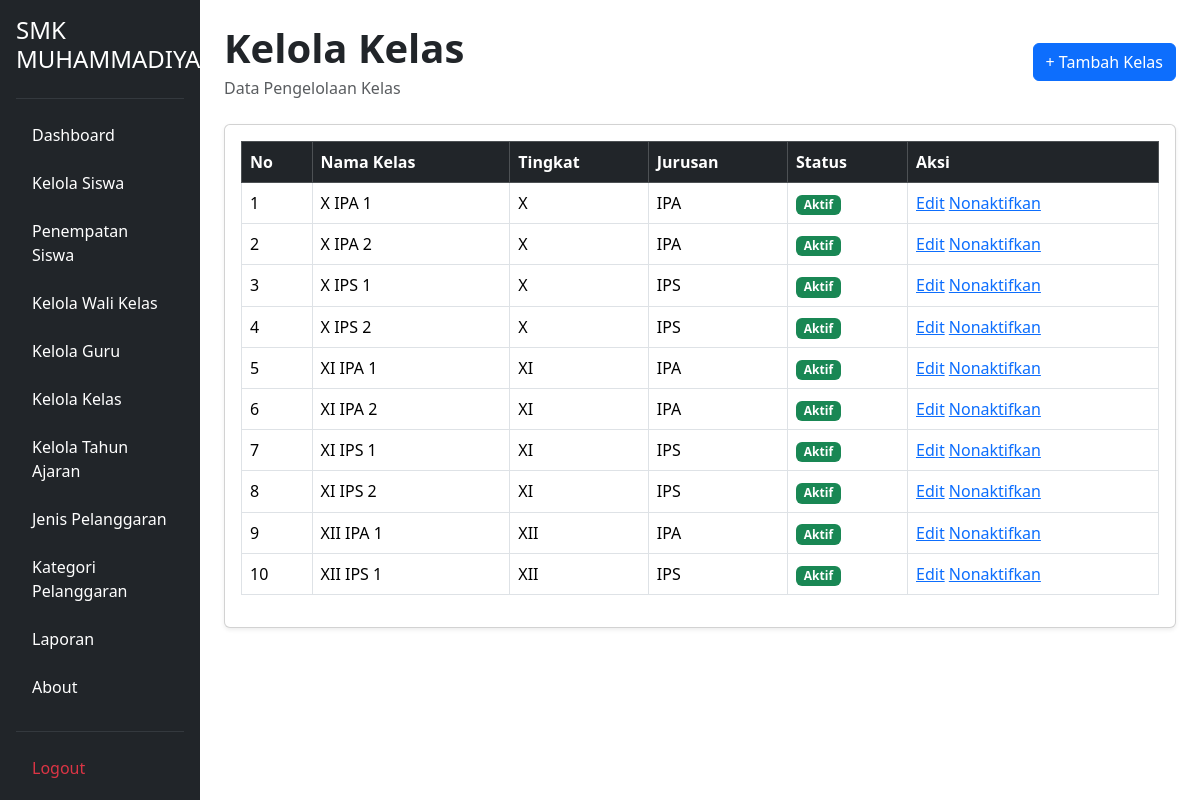
Screenshot of /admin/kelola_kelas/index.php (signed in) with the database file from the repository.
### tables this page shows
CREATE TABLE `t_kelas` (
  `id` int(11) NOT NULL,
  `nama` varchar(100) NOT NULL,
  `tingkat` varchar(20) NOT NULL,
  `jurusan` varchar(100) NOT NULL,
  `status_aktif` tinyint(1) NOT NULL,
  `created_at` timestamp NOT NULL DEFAULT current_timestamp(),
  `updated_at` timestamp NOT NULL DEFAULT current_timestamp()
);

### admin/kelola_kelas/index.php (the view, shortened to what this page needs)
<?php
require_once __DIR__ . "/../../config/koneksi.php";
$query = mysqli_query($conn, "SELECT * FROM t_kelas");
?>
<!DOCTYPE html>
<html lang="id">
<head>
    <link href="https://cdn.jsdelivr.net/npm/bootstrap@5.3.8/dist/css/bootstrap.min.css" rel="stylesheet">
</head>
<body>
<div class="container-fluid">
    <div class="row">
        <?php require_once "../../layout/sidebar.php"; ?>
        <main class="col-md-9 col-lg-10 p-4 main-content">
            <div class="d-flex justify-content-between align-items-center mb-4">
                <div>
                    <h1 class="fw-bold mb-1">Kelola Kelas</h1>
                    <p class="text-muted mb-0">Data Pengelolaan Kelas</p>
                </div>
                <a href="tambah.php" class="btn btn-primary">+ Tambah Kelas</a>
            </div>
            <div class="card shadow-sm">
                <div class="card-body">
                    <div class="table-responsive">
                        <table class="table table-bordered table-hover align-middle">
                            <thead class="table-dark">
                                <tr>
                                    <th>No</th>
                                    <th>Nama Kelas</th>
                                    <th>Tingkat</th>
                                    <th>Jurusan</th>
                                    <th>Status</th>
                                    <th>Aksi</th>
                                </tr>
                            </thead>
                            <tbody>
                                <?php
                                $no = 1;
                                while ($kelas = mysqli_fetch_assoc($query)) {
                                ?>
                                    <tr>
                                        <td><?= $no++; ?></td>
                                        <td><?= htmlspecialchars($kelas['nama']); ?></td>
                                        <td><?= htmlspecialchars($kelas['tingkat']); ?></td>
                                        <td><?= htmlspecialchars($kelas['jurusan']); ?></td>
                                        <td>
                                            <?php if ($kelas['status_aktif'] == 1) { ?>
                                                <span class="badge bg-success">Aktif</span>
                                            <?php } else { ?>
                                                <span class="badge bg-secondary">Tidak Aktif</span>
                                            <?php } ?>
                                        </td>
                                        <td>
                                            <a href="edit.php?id=<?= $kelas['id']; ?>" >Edit</a>
                                            <a href="hapus.php?id=<?= $kelas['id']; ?>"  onclick="return confirm('Yakin ingin menonaktifkan kelas ini?')">Nonaktifkan</a>
                                        </td>
                                    </tr>
                                <?php } ?>
                            </tbody>
                        </table>
                    </div>
                </div>
            </div>
        </main>
    </div>
</div>
</body>
</html>

### admin/kelola_kelas/index.php (style rules this page uses)
.main-content { margin-left: 16.666667%; padding: 30px; }

### rows the page displays
t_kelas: nama "X IPA 1", tingkat "X", jurusan "IPA", status_aktif "Aktif"
t_kelas: nama "X IPA 2", tingkat "X", jurusan "IPA", status_aktif "Aktif"
t_kelas: nama "X IPS 1", tingkat "X", jurusan "IPS", status_aktif "Aktif"
t_kelas: nama "X IPS 2", tingkat "X", jurusan "IPS", status_aktif "Aktif"
t_kelas: nama "XI IPA 1", tingkat "XI", jurusan "IPA", status_aktif "Aktif"
t_kelas: nama "XI IPA 2", tingkat "XI", jurusan "IPA", status_aktif "Aktif"
t_kelas: nama "XI IPS 1", tingkat "XI", jurusan "IPS", status_aktif "Aktif"
t_kelas: nama "XI IPS 2", tingkat "XI", jurusan "IPS", status_aktif "Aktif"
t_kelas: nama "XII IPA 1", tingkat "XII", jurusan "IPA", status_aktif "Aktif"
t_kelas: nama "XII IPS 1", tingkat "XII", jurusan "IPS", status_aktif "Aktif"
